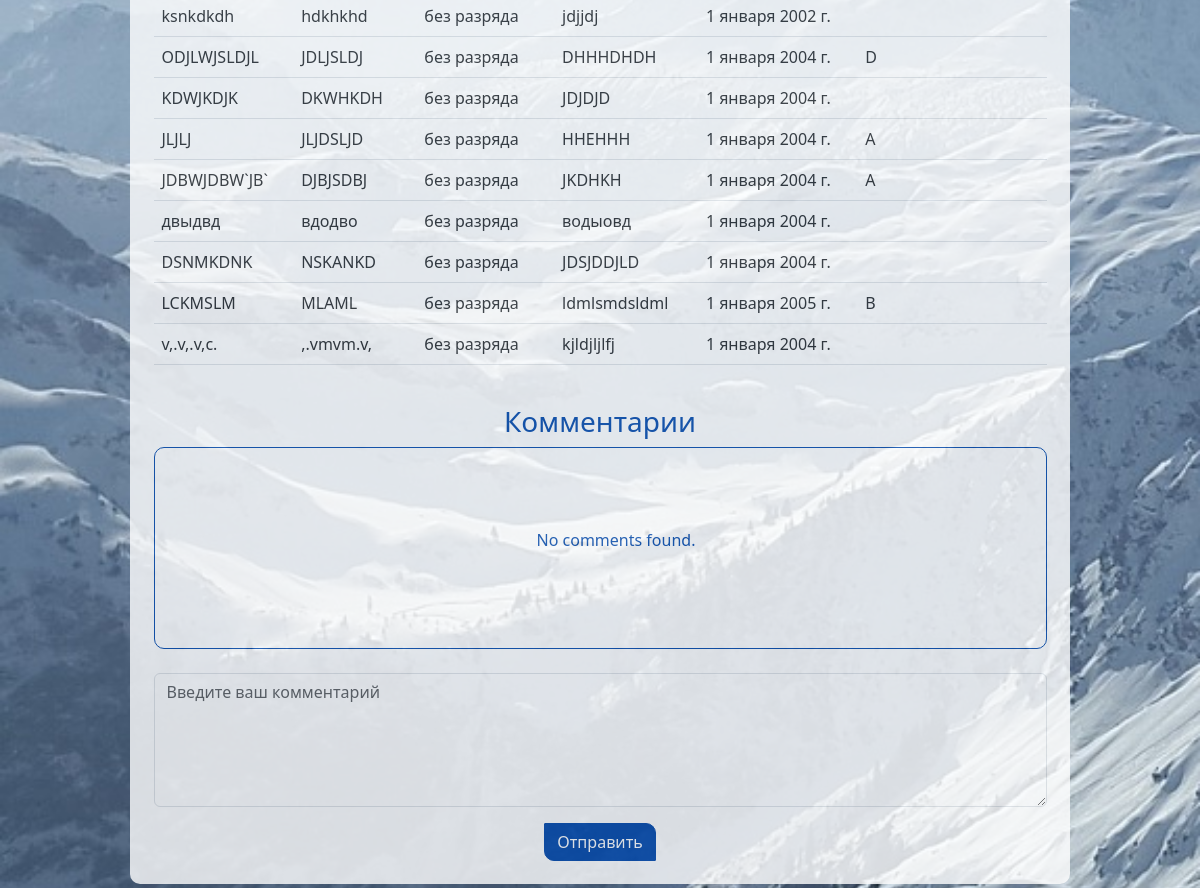
Page /main/kubok-parkov/ (lower part) on the earlier database version.
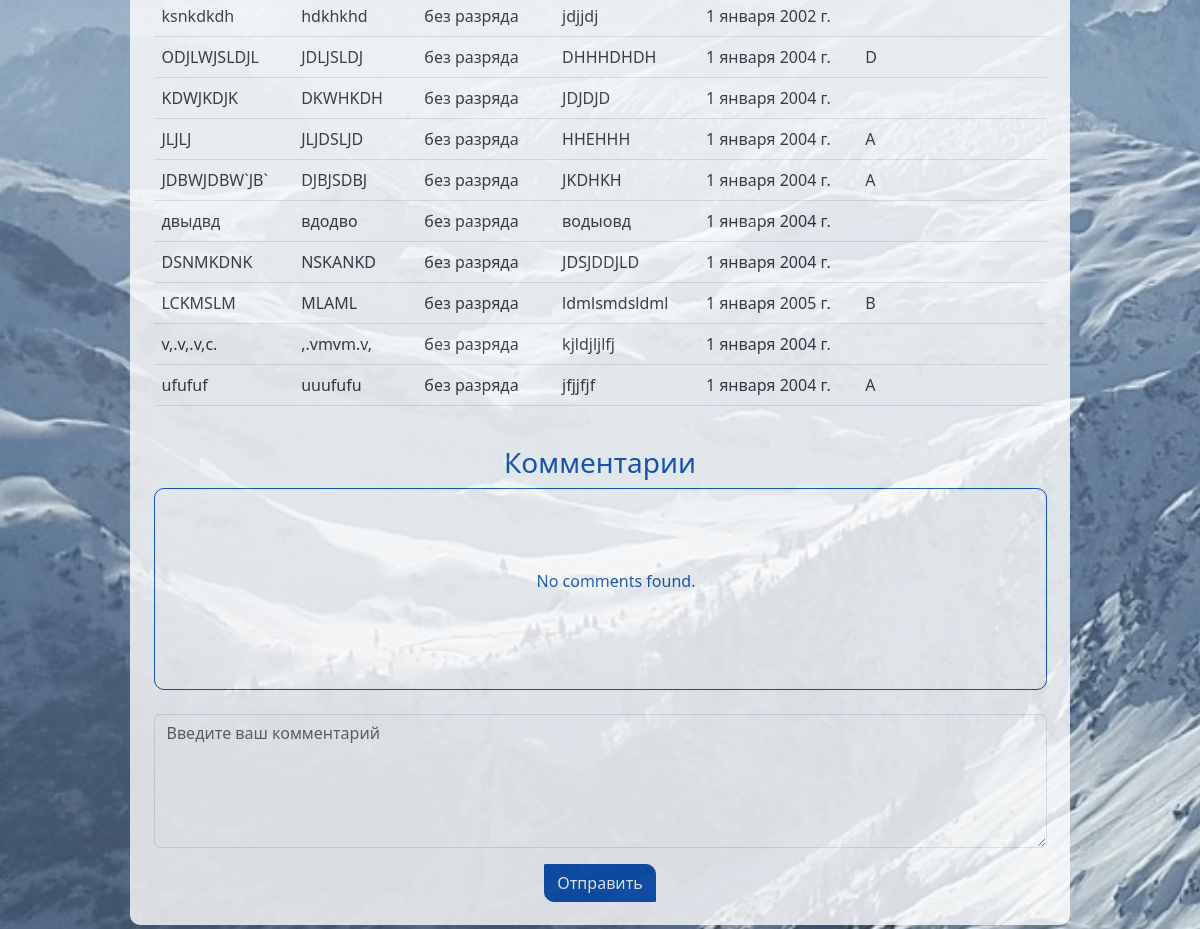
Same page on the later database version.
### members/models.py (models this page shows, shortened)
class Member(models.Model):
    discharge_list = [
        ('без разряда', 'без разряда'),
        ('3 юношеский', '3 юношеский'),
        ('2 юношеский', '2 юношеский'),
        ('1 юношеский', '1 юношеский'),
        ('3 спортивный', '3 спортивный'),
        ('2 спортивный', '2 спортивный'),
        ('1 спортивный', '1 спортивный'),
        ('Кандидат в мастера спорта', 'Кандидат в мастера спорта'),
        ('Мастер спорта', 'Мастер спорта'),
        ('Заслуженный мастер спорта', 'Заслуженный мастер спорта'),
        ('Мастер спорта международного класса', 'Мастер спорта международного класса')
    ]
    gender_list = [
        ('М', 'М'),
        ('Ж', 'Ж'),
    ]
    competition = models.ForeignKey(Competition, related_name='members', blank=False, verbose_name='Название соревнования', on_delete=models.CASCADE, null=True)
    name = models.CharField(max_length=100, blank=False, verbose_name='Имя')
    last_name = models.CharField(max_length=100, blank=False, verbose_name='Фамилия')
    gender = models.CharField(choices=gender_list , max_length=1, blank=False, verbose_name='Пол', null=True)
    discharge = models.CharField(max_length=50, blank=False, verbose_name='Разряд')
    team = models.CharField(max_length=255, blank=True, verbose_name='Команда')
    date_of_birth = models.DateField(blank=False, verbose_name='Дата рождения')
    age_group = models.CharField(max_length=10, blank=True, verbose_name='Возрастная группа')
    class Meta:
        verbose_name = 'Участника'
        verbose_name_plural = 'Участники'

### main/views.py (the view, shortened to what this page needs)
# urls.py: path('main/<slug:slug>/', views.CompetitionDetailView.as_view(), name='competition_detail'),
class CompetitionDetailView(BlockedUserMixin, FormMixin, DetailView):
    model = Competition
    template_name = 'main/competition_detail.html'
    form_class = CommentForm
    slug_field = 'slug'
    slug_url_kwarg = 'slug'
    login_url = '/login/'  # Путь к странице входа
    redirect_field_name = 'next'  # Поле для сохранения URL-адреса перенаправления

### competitions/forms.py
class CommentForm(forms.ModelForm):
    text = forms.CharField(label=False, widget=forms.Textarea(attrs={'class': 'form-input', 'type': 'text', 'id': 'comment', 'rows': '5'}))
    class Meta:
        model = Comment
        fields = ['text']
    def __init__(self, *args, **kwargs):
        super().__init__(*args, **kwargs)
        for field in self.fields:
            self.fields['text'].widget.attrs['placeholder'] = 'Введите ваш комментарий'
            self.fields[field].widget.attrs.update({"class": "form-control", "autocomplete": "off"})

### users/views.py (called while the page is built)
    def dispatch(self, request, *args, **kwargs):
        if request.user.is_authenticated:
            profile = Profile.objects.get(user=request.user)
            if profile.is_blocked:
                return HttpResponse('Вы заблокированы. Пожалуйста, свяжитесь с администратором. Отправьте сообщение в разделе контакты!')
        return super().dispatch(request, *args, **kwargs)

### main/templates/main/competition_detail.html (shortened to what this page needs)
{% extends 'main/layout.html' %}
{% block body %}
  <div class="container-fluid" id="detail-bg">
    <div id="table-members-div">
      <table class="table" id="table-competitions2">
        <tbody>
          {% for member in competition.members.all %}
            <tr>
              <td>{{member.name}}</td>
              <td>{{member.last_name}}</td>
              <td>{{member.discharge}}</td>
              <td>{{member.team}}</td>
              <td>{{member.date_of_birth}}</td>
              <td>{{member.age_group}}</td>
            </tr>
          {% empty %}
            <tr>
              <td colspan="6">No members found.</td>
            </tr>
          {% endfor %}
        </tbody>
      </table>
    </div>
    <div class="" id="comment-div">
      <h3>Комментарии</h3>
      <div class="comment" id="comment-text">
        <ul id="spisok-comments">
          {% for comment in competition.comments.all %}
            <li>
              <strong>{{ comment.author}} {{comment.create_date|date:"d.m H:i"}}</strong><br>
              {{comment.text}}
            </li>
          {% empty %}
            <li>No comments found.</li>
          {% endfor %}
        </ul>
      </div>
      <br>
      <div class="comment-form">
        <form method="post">
          {{ form.as_p }}
          <button type="submit" class="btn btn-primary" id="btn-bg" >Отправить</button>
        </form>
      </div>
    </div>
  </div>
{% endblock %}

Differences in the rows shown:
added Member: name "ufufuf", last_name "uuufufu", discharge "без разряда", team "jfjjfjf", date_of_birth "1 января 2004 г.", age_group "A"
